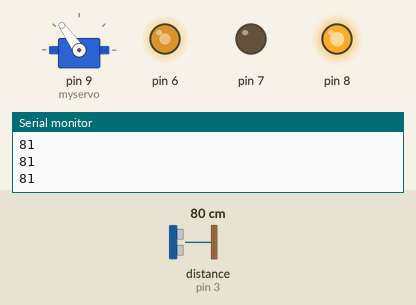
Simulated run of this sketch. Board: Arduino Uno, built with avr-gcc and run on an emulated ATmega328P. Parts: servo, output pins drawn as LEDs (lit = HIGH), the last lines printed to the serial monitor. The test bench sets the inputs (shaded band); at power-on: distance to the obstacle (sensor on pin 3) 80 cm. The echo pulse lasts 58.3 µs per cm.

Above: at 1.2 s.
1.3 s: distance to the obstacle (sensor on pin 3) set to 2 cm
At 2.1 s:
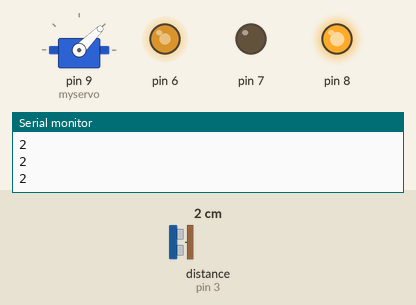
3.1 s: distance to the obstacle (sensor on pin 3) set to 9 cm
At 4.4 s:
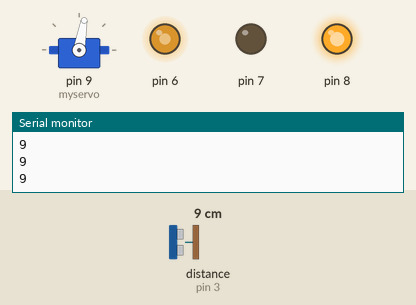
4.8 s: distance to the obstacle (sensor on pin 3) set to 18 cm
At 5.6 s:
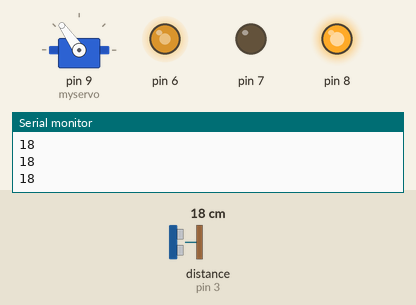
Timing chart, 0 to 7.8 s (numbered marks = the images above; inputs shaded):
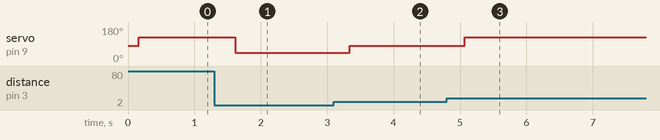

Measured:
- after the input at 1.3 s, servo on pin 9 (myservo): 125° → 45° after 0.31 s
- after the input at 3.1 s, servo on pin 9 (myservo): 45° → 80° after 0.24 s
- after the input at 4.8 s, servo on pin 9 (myservo): 80° → 125° after 0.27 s

The sketch:

TEST_FOR_PROPORTIONAL_TURNING.ino
```cpp
#include <NewPing.h>
#include <Servo.h>

Servo myservo;
//#define enA 6
//#define in1 7
//#define in2 8
#define TRIGGER_PIN 5
#define ECHO_PIN 3
#define MAX_DIST 400

enum servoStates {
  STRAIGHT,
  LEFT
};

enum servoStates state = STRAIGHT;
unsigned int microSec;
int distance;
int desired_distance;
int actual_distance;
int error;
int turn_signal;
unsigned long currentTime=0, previousTime=0;
int angleStr = 80;
int angleTurn;

void setup() {

  Serial.begin(9600);
  myservo.attach(9);
  myservo.write(angleStr);

  pinMode(6, OUTPUT);
  pinMode(7, OUTPUT);
  pinMode(8, OUTPUT);

  analogWrite(6, 170);

  digitalWrite(7,LOW);
  digitalWrite(8,HIGH);

}

void loop() {
 sonarEcho();
 turningFix();

}

void sonarEcho(){
  NewPing mySonar(TRIGGER_PIN, ECHO_PIN, MAX_DIST);
  microSec = mySonar.ping_median(5);
  delay(40);
  distance = (float)microSec/US_ROUNDTRIP_CM;
  Serial.println(distance);
}


void turningFix(){
  desired_distance = 9;
  actual_distance = distance;
  error = desired_distance - actual_distance;
  turn_signal = error * 5;

  angleTurn = angleStr - turn_signal;
  if(angleTurn > 125){
    angleTurn = 125;
  }
  if(angleTurn < 35){
    angleTurn = 35;
  }

  myservo.write(angleTurn);

}
```
